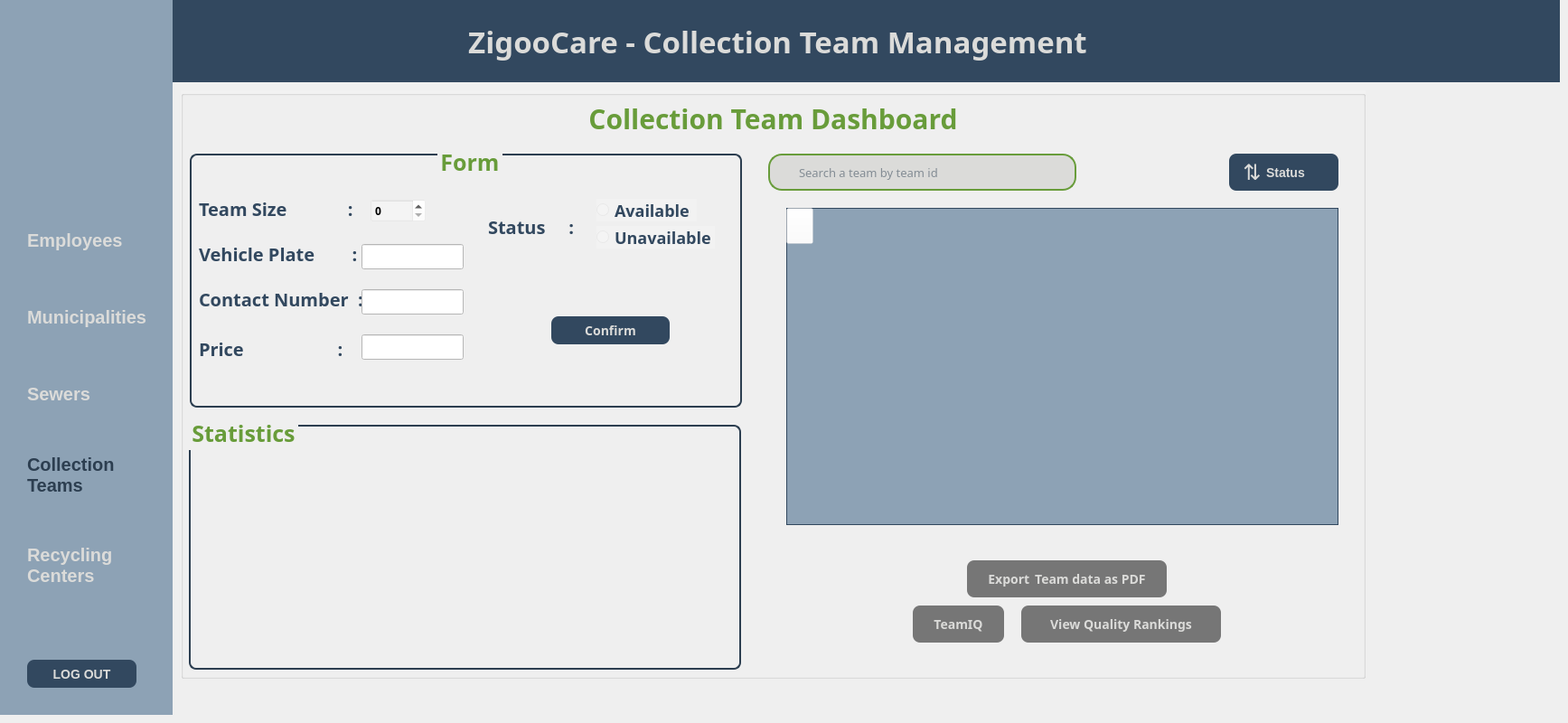
      <widget class="QWidget" name="page_c1">
       <widget class="QWidget" name="widget_header_c1" native="true">
        <property name="geometry">
         <rect>
          <x>190</x>
          <y>0</y>
          <width>1536</width>
          <height>91</height>
         </rect>
        </property>
        <property name="styleSheet">
         <string notr="true">background-color: #32485F;</string>
        </property>
        <widget class="QLabel" name="label_zigocare_c1">
         <property name="geometry">
          <rect>
           <x>10</x>
           <y>10</y>
           <width>1321</width>
           <height>71</height>
          </rect>
         </property>
         <property name="font">
          <font>
           <family>Onest</family>
           <pointsize>25</pointsize>
           <italic>false</italic>
           <bold>true</bold>
          </font>
         </property>
         <property name="styleSheet">
          <string notr="true">font: 700 25pt ;
color: rgb(219, 219, 217);</string>
         </property>
         <property name="text">
          <string>ZigooCare - Collection Team Management</string>
         </property>
         <property name="alignment">
          <set>Qt::AlignmentFlag::AlignCenter</set>
         </property>
        </widget>
       </widget>
       <widget class="QGroupBox" name="groupBox_collectionteam_c1">
        <property name="geometry">
         <rect>
          <x>200</x>
          <y>100</y>
          <width>1311</width>
          <height>651</height>
         </rect>
        </property>
        <property name="styleSheet">
         <string notr="true">  
   background: transparent;

    background: rgba(255, 255, 255, 40);
  /*background-color: #99DBDBD9;*/</string>
        </property>
        <property name="title">
         <string/>
        </property>
        <widget class="QLabel" name="label_collectionteam_dashboard_c1">
         <property name="geometry">
          <rect>
           <x>0</x>
           <y>10</y>
           <width>1311</width>
           <height>41</height>
          </rect>
         </property>
         <property name="font">
          <font>
           <family>Onest</family>
           <pointsize>-1</pointsize>
           <italic>false</italic>
           <bold>true</bold>
          </font>
         </property>
         <property name="styleSheet">
          <string notr="true">color: rgb(104, 156, 58);
font:bold;
font-size:30px;
background-color: transparent;</string>
         </property>
         <property name="text">
          <string>Collection Team Dashboard</string>
         </property>
         <property name="alignment">
          <set>Qt::AlignmentFlag::AlignCenter</set>
         </property>
        </widget>
        <widget class="QGroupBox" name="groupBox_form_c1">
         <property name="geometry">
          <rect>
           <x>10</x>
           <y>60</y>
           <width>611</width>
           <height>291</height>
          </rect>
         </property>
         <property name="font">
          <font>
           <family>Onest</family>
           <pointsize>-1</pointsize>
           <italic>false</italic>
           <bold>true</bold>
          </font>
         </property>
         <property name="styleSheet">
          <string notr="true">QGroupBox {
	background-color: transparent;
	color: rgb(104, 156, 58);
	font:bold;
	font-size:25px;
    border: 2px solid #2c3e50;
    border-radius: 8px;
    margin-top: 10px;
}</string>
         </property>
         <property name="title">
          <string>Form</string>
         </property>
         <property name="alignment">
          <set>Qt::AlignmentFlag::AlignCenter</set>
         </property>
         <widget class="QLineEdit" name="lineEdit_vehicleplate_c1">
          <property name="geometry">
           <rect>
            <x>190</x>
            <y>110</y>
            <width>113</width>
            <height>28</height>
           </rect>
          </property>
          <property name="styleSheet">
           <string notr="true">font-size:12px;
font-weight: normal;    
color: #2c3e50;
background-color: white;</string>
          </property>
         </widget>
         <widget class="QLabel" name="label_vehicleplate_c1">
          <property name="geometry">
           <rect>
            <x>10</x>
            <y>110</y>
            <width>191</width>
            <height>21</height>
           </rect>
          </property>
          <property name="font">
           <font>
            <family>Onest</family>
            <pointsize>-1</pointsize>
            <italic>false</italic>
            <bold>true</bold>
           </font>
          </property>
          <property name="styleSheet">
           <string notr="true">color: #32485F;
font:bold;
font-size:20px;
background: transparent;</string>
          </property>
          <property name="text">
           <string>Vehicle Plate        : </string>
          </property>
         </widget>
         <widget class="QLabel" name="label_status_c1">
          <property name="geometry">
           <rect>
            <x>330</x>
            <y>80</y>
            <width>161</width>
            <height>21</height>
           </rect>
          </property>
          <property name="font">
           <font>
            <family>Onest</family>
            <pointsize>-1</pointsize>
            <italic>false</italic>
            <bold>true</bold>
           </font>
          </property>
          <property name="styleSheet">
           <string notr="true">color: #32485F;
font:bold;
font-size:20px;
background: transparent;</string>
          </property>
          <property name="text">
           <string>Status     :</string>
          </property>
         </widget>
         <widget class="QLabel" name="label_teamsize_c1">
          <property name="geometry">
           <rect>
            <x>10</x>
            <y>60</y>
            <width>191</width>
            <height>21</height>
           </rect>
          </property>
          <property name="font">
           <font>
            <family>Onest</family>
            <pointsize>-1</pointsize>
            <italic>false</italic>
            <bold>true</bold>
           </font>
          </property>
          <property name="styleSheet">
           <string notr="true">color: #32485F;
font:bold;
font-size:20px;
background: transparent;</string>
          </property>
          <property name="text">
           <string>Team Size             :</string>
          </property>
         </widget>
         <widget class="QLabel" name="label_price_c1">
          <property name="geometry">
           <rect>
            <x>10</x>
            <y>210</y>
            <width>191</width>
            <height>31</height>
           </rect>
          </property>
          <property name="font">
           <font>
            <family>Onest</family>
            <pointsize>-1</pointsize>
            <italic>false</italic>
            <bold>true</bold>
           </font>
          </property>
          <property name="styleSheet">
           <string notr="true">color:#32485F;
font:bold;
font-size:20px;
background: transparent;</string>
          </property>
          <property name="text">
           <string>Price                    :</string>
          </property>
         </widget>
         <widget class="QLineEdit" name="lineEdit_price_c1">
          <property name="geometry">
           <rect>
            <x>190</x>
            <y>210</y>
            <width>113</width>
            <height>28</height>
           </rect>
          </property>
          <property name="styleSheet">
           <string notr="true">font-size:12px;
font-weight: normal;    
color: #2c3e50;
background-color: white;</string>
          </property>
         </widget>
         <widget class="QPushButton" name="pushButton_confirm_c1">
          <property name="geometry">
           <rect>
            <x>400</x>
            <y>190</y>
            <width>131</width>
            <height>31</height>
           </rect>
          </property>
          <property name="font">
           <font>
            <family>Onest</family>
            <pointsize>-1</pointsize>
            <bold>true</bold>
           </font>
          </property>
          <property name="styleSheet">
           <string notr="true">QPushButton {
    background-color: #32485F;      
    color: #DBDBD9;
    font-size: 14px;
    font-weight: bold;
    border: none;
    border-radius: 8px;            
    padding: 8px 16px;
}

QPushButton:hover {
  
	background-color: rgb(17, 38, 170);
}

QPushButton:pressed {
    background-color: #2E7D32;      /* vert foncé au clic */
}

QPushButton:disabled {
    background-color: #BDBDBD;      /* gris si désactivé */
    color: #757575;
}
</string>
          </property>
          <property name="text">
           <string>Confirm</string>
          </property>
         </widget>
         <widget class="QLabel" name="label_tick_c1">
          <property name="geometry">
           <rect>
            <x>480</x>
            <y>160</y>
            <width>61</width>
            <height>51</height>
           </rect>
          </property>
          <property name="styleSheet">
           <string notr="true">background-color: transparent;</string>
          </property>
          <property name="text">
           <string/>
          </property>
          <property name="pixmap">
           <pixmap resource="resources.qrc">:/images/confirm_c1.png</pixmap>
          </property>
          <property name="scaledContents">
           <bool>true</bool>
          </property>
         </widget>
         <widget class="QSpinBox" name="spinBox_teamsize_c1">
          <property name="geometry">
           <rect>
            <x>200</x>
            <y>60</y>
            <width>61</width>
            <height>26</height>
           </rect>
          </property>
          <property name="font">
           <font>
            <family>Onest</family>
            <italic>false</italic>
            <bold>true</bold>
            <kerning>false</kerning>
           </font>
          </property>
         </widget>
         <widget class="QRadioButton" name="radioButton_available_c1">
          <property name="geometry">
           <rect>
            <x>450</x>
            <y>60</y>
            <width>111</width>
            <height>25</height>
           </rect>
          </property>
          <property name="font">
           <font>
            <family>Onest</family>
            <pointsize>-1</pointsize>
            <italic>false</italic>
            <bold>true</bold>
           </font>
          </property>
          <property name="styleSheet">
           <string notr="true">color:#32485F;
font:bold;
font-size:18px;</string>
          </property>
          <property name="text">
           <string>Available</string>
          </property>
         </widget>
         <widget class="QRadioButton" name="radioButton_unavailable_c1">
          <property name="geometry">
           <rect>
            <x>450</x>
            <y>90</y>
            <width>131</width>
            <height>25</height>
           </rect>
          </property>
          <property name="font">
           <font>
            <family>Onest</family>
            <pointsize>-1</pointsize>
            <italic>false</italic>
            <bold>true</bold>
           </font>
          </property>
          <property name="styleSheet">
           <string notr="true">color:#32485F;
font:bold;
font-size:18px;</string>
          </property>
          <property name="text">
           <string>Unavailable</string>
          </property>
         </widget>
         <widget class="QLabel" name="label_contactnumber_c1">
          <property name="geometry">
           <rect>
            <x>10</x>
            <y>160</y>
            <width>181</width>
            <height>21</height>
           </rect>
          </property>
          <property name="font">
           <font>
            <family>Onest</family>
            <pointsize>-1</pointsize>
            <italic>false</italic>
            <bold>true</bold>
           </font>
          </property>
          <property name="styleSheet">
           <string notr="true">color: #32485F;
font:bold;
font-size:20px;
background: transparent;</string>
          </property>
          <property name="text">
           <string>Contact Number  : </string>
          </property>
         </widget>
         <widget class="QLineEdit" name="lineEdit_contactnumber_c1">
          <property name="geometry">
           <rect>
            <x>190</x>
            <y>160</y>
            <width>113</width>
            <height>28</height>
           </rect>
          </property>
          <property name="styleSheet">
           <string notr="true">font-size:12px;
font-weight: normal;    
color: #2c3e50;
background-color: white;</string>
          </property>
         </widget>
        </widget>
        <widget class="QGroupBox" name="groupBox_satistics_c1">
         <property name="geometry">
          <rect>
           <x>9</x>
           <y>360</y>
           <width>611</width>
           <height>281</height>
          </rect>
         </property>
         <property name="font">
          <font>
           <family>Onest</family>
           <pointsize>-1</pointsize>
           <italic>false</italic>
           <bold>true</bold>
          </font>
         </property>
         <property name="styleSheet">
          <string notr="true">QGroupBox {
	background-color: transparent;
	color: rgb(104, 156, 58);
	font:bold;
	font-size:25px;
    border: 2px solid #2c3e50;
    border-radius: 8px;
    margin-top: 10px;
}</string>
         </property>
         <property name="title">
          <string>Statistics</string>
         </property>
         <widget class="QLabel" name="label_imgstat_c1">
          <property name="geometry">
           <rect>
            <x>50</x>
            <y>40</y>
            <width>511</width>
            <height>211</height>
           </rect>
          </property>
          <property name="styleSheet">
           <string notr="true">background-color: transparent;</string>
          </property>
          <property name="text">
           <string/>
          </property>
         </widget>
        </widget>
        <widget class="QLineEdit" name="lineEdit_barrederecherche_c1">
         <property name="geometry">
          <rect>
           <x>650</x>
           <y>70</y>
           <width>341</width>
           <height>41</height>
          </rect>
         </property>
         <property name="font">
          <font>
           <family>Onest</family>
           <pointsize>10</pointsize>
          </font>
         </property>
         <property name="styleSheet">
          <string notr="true">QLineEdit {
    border: 2px solid #689C3A;
    border-radius: 15px;
    padding: 6px 30px 6px 30px;       
    color: #2c3e50;
    font-size: 10pt;
    background-position: right center;
    background-repeat: no-repeat;
background-color: rgb(219, 219, 217);
}

QLineEdit::placeholder {
    color: #95a5a6;
    font-style: italic;
}
</string>
         </property>
         <property name="text">
          <string/>
         </property>
         <property name="placeholderText">
          <string>Search a team by team id</string>
         </property>
        </widget>
        <widget class="QLabel" name="label_confirmim_c1">
         <property name="geometry">
          <rect>
           <x>850</x>
           <y>510</y>
           <width>41</width>
           <height>41</height>
          </rect>
         </property>
         <property name="styleSheet">
          <string notr="true">background-color: transparent;</string>
         </property>
         <property name="text">
          <string/>
         </property>
         <property name="pixmap">
          <pixmap resource="resources.qrc">:/images/pdf_m.png</pixmap>
         </property>
         <property name="scaledContents">
          <bool>true</bool>
         </property>
        </widget>
        <widget class="QPushButton" name="pushButton_export_c1">
         <property name="geometry">
          <rect>
           <x>870</x>
           <y>520</y>
           <width>221</width>
           <height>41</height>
          </rect>
         </property>
         <property name="font">
          <font>
           <family>Onest</family>
           <pointsize>-1</pointsize>
           <bold>true</bold>
          </font>
         </property>
         <property name="styleSheet">
          <string notr="true">QPushButton {
    background-color: rgb(118, 118, 118);      
    color: #DBDBD9;
    font-size: 14px;
    font-weight: bold;
    border: none;
    border-radius: 8px;             
    padding: 8px 16px;
}

QPushButton:hover {
    
	background-color: rgb(53, 53, 53);
}

QPushButton:pressed {
    background-color: #C62828;      
}

QPushButton:disabled {
    background-color: #BDBDBD;      
    color: #757575;
}
</string>
         </property>
         <property name="text">
          <string>Export  Team data as PDF</string>
         </property>
        </widget>
        <widget class="QPushButton" name="pushButton_viewteamhealth_c1">
         <property name="geometry">
          <rect>
           <x>810</x>
           <y>570</y>
           <width>101</width>
           <height>41</height>
          </rect>
         </property>
         <property name="font">
          <font>
           <family>Onest</family>
           <pointsize>-1</pointsize>
           <bold>true</bold>
          </font>
         </property>
         <property name="styleSheet">
          <string notr="true">QPushButton {
    background-color: rgb(118, 118, 118);      
    color: #DBDBD9;
    font-size: 14px;
    font-weight: bold;
    border: none;
    border-radius: 8px;             
    padding: 8px 16px;
}

QPushButton:hover {
    
	background-color: rgb(53, 53, 53);
}

QPushButton:pressed {
    background-color: #C62828;      
}

QPushButton:disabled {
    background-color: #BDBDBD;      
    color: #757575;
}
</string>
         </property>
         <property name="text">
          <string>TeamIQ</string>
         </property>
        </widget>
        <widget class="QPushButton" name="pushButton_viewteamranking_c1">
         <property name="geometry">
          <rect>
           <x>930</x>
           <y>570</y>
           <width>221</width>
           <height>41</height>
          </rect>
         </property>
         <property name="font">
          <font>
           <family>Onest</family>
           <pointsize>-1</pointsize>
           <bold>true</bold>
          </font>
         </property>
         <property name="styleSheet">
          <string notr="true">QPushButton {
    background-color: rgb(118, 118, 118);      
    color: #DBDBD9;
    font-size: 14px;
    font-weight: bold;
    border: none;
    border-radius: 8px;             
    padding: 8px 16px;
}

QPushButton:hover {
    
	background-color: rgb(53, 53, 53);
}

QPushButton:pressed {
    background-color: #C62828;      
}

QPushButton:disabled {
    background-color: #BDBDBD;      
    color: #757575;
}
</string>
         </property>
         <property name="text">
          <string>View Quality Rankings</string>
         </property>
        </widget>
        <widget class="QLabel" name="label_sorticone_c1">
         <property name="geometry">
          <rect>
           <x>1175</x>
           <y>80</y>
           <width>21</width>
           <height>20</height>
          </rect>
         </property>
         <property name="styleSheet">
          <string notr="true">font-size:24px;
background:transparent;
color:#DBDBD9;</string>
         </property>
         <property name="text">
          <string>⇅</string>
         </property>
        </widget>
        <widget class="QPushButton" name="pushButton_tristatus_c1">
         <property name="geometry">
          <rect>
           <x>1160</x>
           <y>70</y>
           <width>121</width>
           <height>41</height>
          </rect>
         </property>
         <property name="styleSheet">
          <string notr="true">QPushButton {
    background-color: #32485F;      
    color: #DBDBD9;
    font-size: 14px;
    font-weight: bold;
    border: none;
    border-radius: 8px;             
    padding: 8px 16px;
}

QPushButton:hover {
    
	background-color: #7F95A8;
}

QPushButton:pressed {
    background-color: #8DA2B5;      
}

QPushButton:disabled {
    background-color: #BDBDBD;      
    color: #757575;
}
</string>
         </property>
         <property name="text">
          <string> Status</string>
         </property>
        </widget>
        <widget class="QTableView" name="tableView_listteams_c1">
         <property name="geometry">
          <rect>
           <x>670</x>
           <y>130</y>
           <width>611</width>
           <height>351</height>
          </rect>
         </property>
         <property name="styleSheet">
          <string notr="true">QTableView {
    background-color: #8DA2B5;
	alternate-background-color: #7F95A8;
    gridline-color: #32485F;
    border: 1px solid #32485F;
    color: #32485F;
    selection-background-color: #018ADA;
    selection-color: white;
}

QTableView::item {
    padding: 6px;
    border: none;
}

QTableView::item:hover {
    background-color: rgba(1, 138, 218, 0.15);
}

QTableView::item:selected {
    background-color: #018ADA;
    color: white;
}

QHeaderView::section {
    background-color: #32485F;
    color: white;
    padding: 6px;
    border: 1px solid #32485F;
    font-weight: bold;
}

QHeaderView::section:checked {
    background-color: #018ADA;
}

QScrollBar:vertical {
    background: #8DA2B5;
    width: 10px;
}

QScrollBar::handle:vertical {
    background: #32485F;
    border-radius: 4px;
}

QScrollBar::handle:vertical:hover {
    background: #018ADA;
} 
QScrollBar::handle:horizental {
    background: #32485F;
    border-radius: 4px;
}

QScrollBar::handle:horizental:hover {
    background: #018ADA;
} 

</string>
         </property>
         <property name="selectionMode">
          <enum>QAbstractItemView::SelectionMode::SingleSelection</enum>
         </property>
         <property name="selectionBehavior">
          <enum>QAbstractItemView::SelectionBehavior::SelectRows</enum>
         </property>
        </widget>
        <widget class="QPushButton" name="pushButton_restore_c1">
         <property name="geometry">
          <rect>
           <x>670</x>
           <y>130</y>
           <width>30</width>
           <height>40</height>
          </rect>
         </property>
         <property name="font">
          <font>
           <family>Onest</family>
           <bold>false</bold>
          </font>
         </property>
         <property name="styleSheet">
          <string notr="true"/>
         </property>
         <property name="text">
          <string/>
         </property>
         <property name="icon">
          <iconset theme="QIcon::ThemeIcon::ViewRestore"/>
         </property>
        </widget>
        <zorder>label_collectionteam_dashboard_c1</zorder>
        <zorder>groupBox_form_c1</zorder>
        <zorder>groupBox_satistics_c1</zorder>
        <zorder>lineEdit_barrederecherche_c1</zorder>
        <zorder>pushButton_export_c1</zorder>
        <zorder>label_confirmim_c1</zorder>
        <zorder>pushButton_viewteamhealth_c1</zorder>
        <zorder>pushButton_viewteamranking_c1</zorder>
        <zorder>pushButton_tristatus_c1</zorder>
        <zorder>label_sorticone_c1</zorder>
        <zorder>tableView_listteams_c1</zorder>
        <zorder>pushButton_restore_c1</zorder>
       </widget>
       <widget class="QWidget" name="widget_sidebar_c1" native="true">
        <property name="geometry">
         <rect>
          <x>0</x>
          <y>0</y>
          <width>191</width>
          <height>791</height>
         </rect>
        </property>
        <property name="styleSheet">
         <string notr="true">background-color: #8DA2B5;</string>
        </property>
        <widget class="QPushButton" name="pushButton_logout_c1">
         <property name="geometry">
          <rect>
           <x>30</x>
           <y>730</y>
           <width>121</width>
           <height>31</height>
          </rect>
         </property>
         <property name="styleSheet">
          <string notr="true">QPushButton {
	background-color: #32485F;
    color: #DBDBD9;
    font-size: 14px;
    font-weight: bold;
    border: none;
    border-radius: 8px;             
    padding: 8px 16px;
}

QPushButton:hover {
    
	background-color: rgb(163, 0, 3);
}

QPushButton:pressed {
    background-color: rgb(163, 0, 3);   
}

QPushButton:disabled {
    background-color: #BDBDBD;     
    color: #757575;
}
</string>
         </property>
         <property name="text">
          <string>LOG OUT</string>
         </property>
        </widget>
        <widget class="QLabel" name="label_image_c1">
         <property name="geometry">
          <rect>
           <x>20</x>
           <y>40</y>
           <width>151</width>
           <height>151</height>
          </rect>
         </property>
         <property name="text">
          <string/>
         </property>
         <property name="pixmap">
          <pixmap resource="resources.qrc">:/images/logo_untitled.png</pixmap>
         </property>
         <property name="scaledContents">
          <bool>true</bool>
         </property>
        </widget>
        <widget class="QPushButton" name="pushButton_employeem_c1">
         <property name="geometry">
          <rect>
           <x>30</x>
           <y>250</y>
           <width>111</width>
           <height>31</height>
          </rect>
         </property>
         <property name="styleSheet">
          <string notr="true">QPushButton {
    background-color: transparent;
    border: none;
    font-weight: bold;
    color: #DBDBD9;
	text-align:left;
	font-size:20px;
}

QPushButton:hover {
    color: #2c3e50;
}

</string>
         </property>
         <property name="text">
          <string>Employees</string>
         </property>
        </widget>
        <widget class="QPushButton" name="pushButton_municipalitiesm_c1">
         <property name="geometry">
          <rect>
           <x>30</x>
           <y>330</y>
           <width>141</width>
           <height>41</height>
          </rect>
         </property>
         <property name="styleSheet">
          <string notr="true">QPushButton {
    background-color: transparent;
    border: none;
    font-weight: bold;
    color: #DBDBD9;
	text-align:left;
	font-size:20px;
}

QPushButton:hover {
    color: #2c3e50;
}

</string>
         </property>
         <property name="text">
          <string>Municipalities  </string>
         </property>
        </widget>
        <widget class="QPushButton" name="pushButton_sewersm_c1">
         <property name="geometry">
          <rect>
           <x>30</x>
           <y>420</y>
           <width>81</width>
           <height>31</height>
          </rect>
         </property>
         <property name="styleSheet">
          <string notr="true">QPushButton {
    background-color: transparent;
    border: none;
    font-weight: bold;
    color: #DBDBD9;
	text-align:left;
	font-size:20px;
}

QPushButton:hover {
    color: #2c3e50;
}

</string>
         </property>
         <property name="text">
          <string>Sewers</string>
         </property>
        </widget>
        <widget class="QPushButton" name="pushButton_collectiontm_c1">
         <property name="geometry">
          <rect>
           <x>30</x>
           <y>500</y>
           <width>101</width>
           <height>51</height>
          </rect>
         </property>
         <property name="styleSheet">
          <string notr="true">QPushButton {
    background-color: transparent;
    border: none;
    font-weight: bold;
    color: #2c3e50;
	text-align:left;
	font-size:20px;
}</string>
         </property>
         <property name="text">
          <string>Collection
Teams</string>
         </property>
        </widget>
        <widget class="QPushButton" name="pushButton_rcentersm_c1">
         <property name="geometry">
          <rect>
           <x>30</x>
           <y>600</y>
           <width>101</width>
           <height>51</height>
          </rect>
         </property>
         <property name="styleSheet">
          <string notr="true">QPushButton {
    background-color: transparent;
    border: none;
    font-weight: bold;
    color: #DBDBD9;
	text-align:left;
	font-size:20px;
}

QPushButton:hover {
    color: #2c3e50;
}

</string>
         </property>
         <property name="text">
          <string>Recycling
Centers  </string>
         </property>
        </widget>
       </widget>
      </widget>
